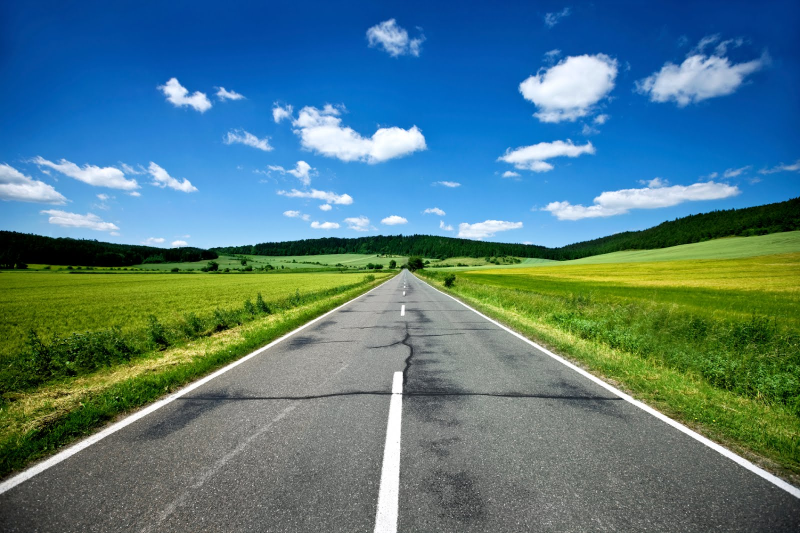
#> input picture opencv/openroad.jpg, 1600 x 1066 px (shown at 1/2 size)
$ python hough_lines_ex1.py   (Python 2 division)
#> lines starting #> are read from the running program, lines starting #| are printed output that depends on the picture; after the words box and inside, x2 and y2 are one past the last pixel; in counts of white or black regions, pixels touching at a corner belong together
#!/usr/bin/env python
# -*- coding: utf-8 -*-
#Created by Chukwunyere Igbokwe on December 13, 2016 by 9:12 PM

import numpy as np
import cv2
import matplotlib.pyplot as plt


def skeletonize(image, size, structuring=cv2.MORPH_RECT):
    # determine the area (i.e. total number of pixels in the image),
    # initialize the output skeletonized image, and construct the
    # morphological structuring element
    area = image.shape[0] * image.shape[1]
    skeleton = np.zeros(image.shape, dtype="uint8")
    elem = cv2.getStructuringElement(structuring, size)

    # keep looping until the erosions remove all pixels from the
    # image
    while True:
        # erode and dilate the image using the structuring element
        eroded = cv2.erode(image, elem)
        temp = cv2.dilate(eroded, elem)

        # subtract the temporary image from the original, eroded
        # image, then take the bitwise 'or' between the skeleton
        # and the temporary image
        temp = cv2.subtract(image, temp)
        skeleton = cv2.bitwise_or(skeleton, temp)
        image = eroded.copy()

        # if there are no more 'white' pixels in the image, then
        # break from the loop
        if area == area - cv2.countNonZero(image):
            break

    # return the skeletonized image
    return skeleton


img = cv2.imread('openroad.jpg')
#> img is the input picture: shape (1066, 1600, 3); mean B, G, R 129.2, 122.2, 82.4
print img.dtype
#| uint8
pts1 = np.float32( [[0,img.shape[0]],[0,img.shape[0]/2],[img.shape[1],img.shape[0]],[img.shape[1],img.shape[0]/2]])

# pts1 = np.float32( [[0,img.shape[0]],[0,img.shape[0]/2],[img.shape[1],img.shape[0]],[img.shape[1],img.shape[0]/2]])

# pts2 = np.float32([[0,0],[300,0],[0,300],[300,300]])
pts2 = np.float32( [[0,0],[img.shape[1],0],[0,img.shape[0]],[img.shape[1],img.shape[0]]] )

M = cv2.getPerspectiveTransform(pts1,pts2)
dst = cv2.warpPerspective(img,M,(img.shape[1],img.shape[0]))
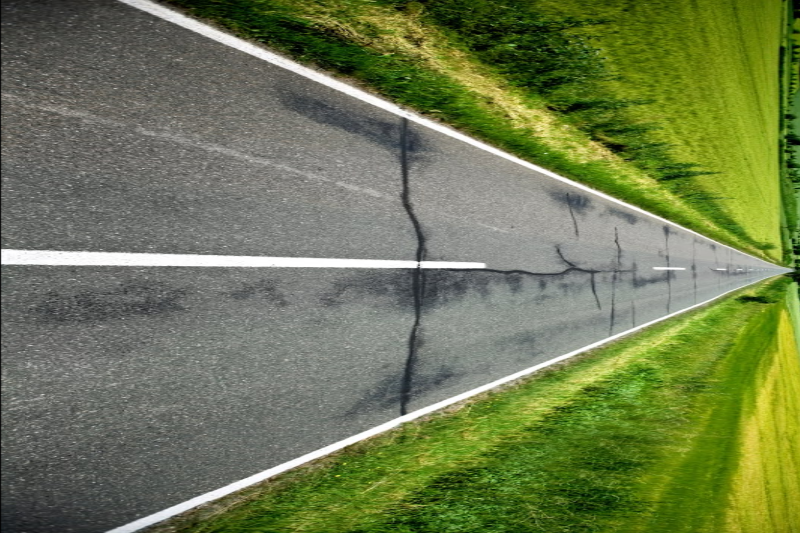
#> dst: shape (1066, 1600, 3) (shown at 1/2 size); mean B, G, R 80, 121.9, 110.2
hsv = cv2.cvtColor(img,cv2.COLOR_BGR2HSV)
#> hsv: shape (1066, 1600, 3); mean H, S, V 71.8, 144.2, 153.2


gray = cv2.cvtColor(img,cv2.COLOR_BGR2GRAY)
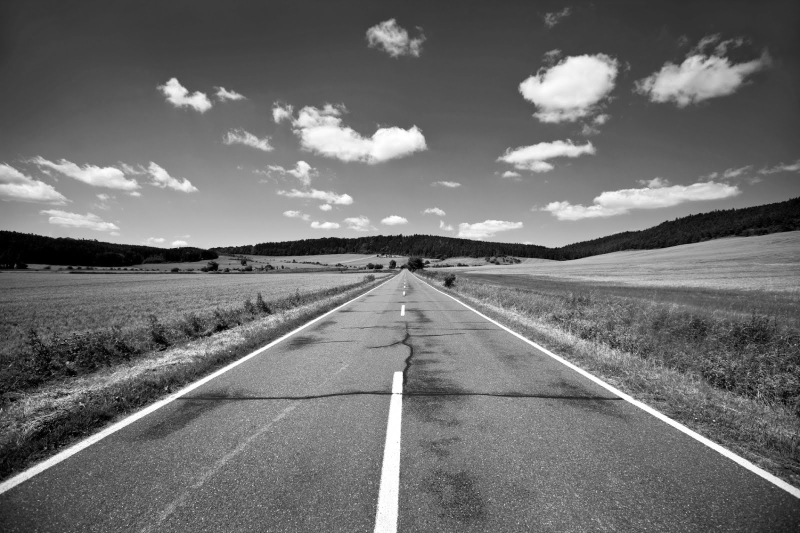
#> gray: shape (1066, 1600) (shown at 1/2 size); min 0, max 255, mean 111.1
equ = cv2.equalizeHist(gray)
blur = cv2.GaussianBlur(equ, (15,15), 0)
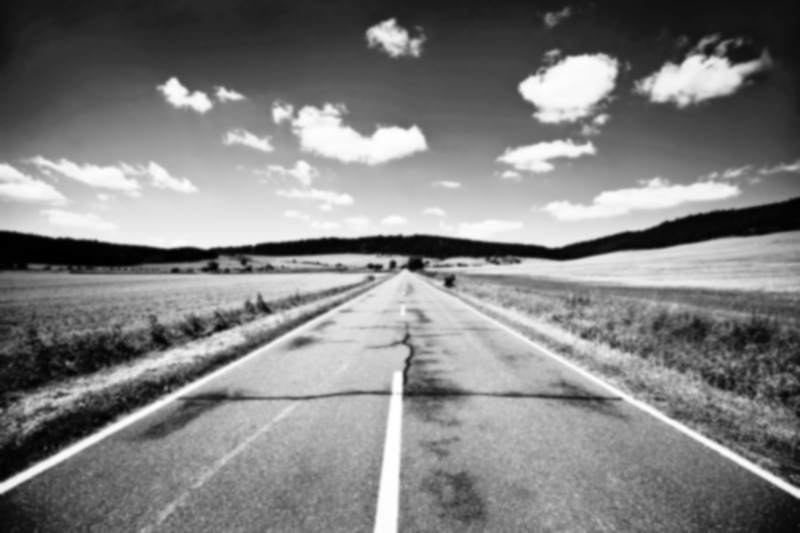
#> blur: shape (1066, 1600) (shown at 1/2 size); min 0, max 255, mean 128
ret, thresh = cv2.threshold(blur, 224, 255, cv2.THRESH_BINARY)
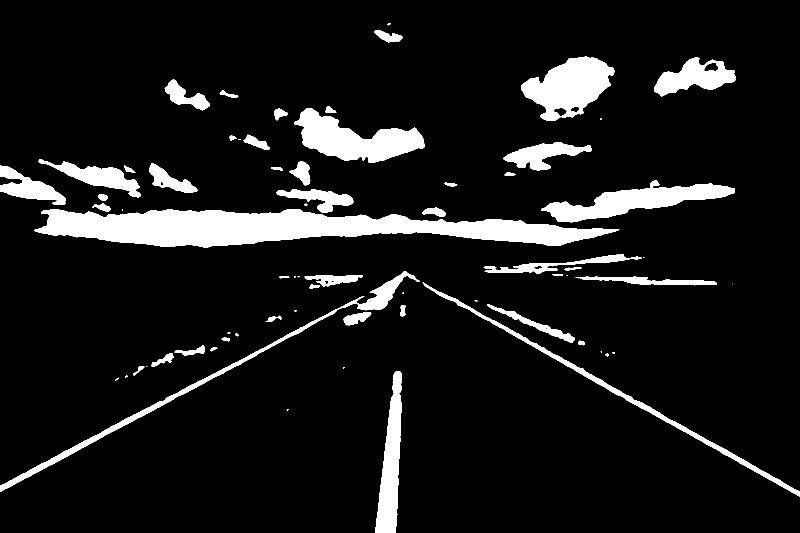
#> thresh: shape (1066, 1600) (shown at 1/2 size); 9.7% white; 69 white regions (19 under 20 px), largest, box (x1, y1, x2, y2) and area: (68, 418, 1239, 495) 51713, (588, 217, 850, 326) 14320, (1042, 113, 1229, 241) 13889
# contours,hier = cv2.findContours(thresh,cv2.RETR_LIST,cv2.CHAIN_APPROX_SIMPLE)
# cnt = contours[0]
# edges = cv2.Canny(thresh,50,150,apertureSize = 3,L2gradient=True)
edges = cv2.Canny(thresh, (0.5* ret), ret, apertureSize=3, L2gradient=True)
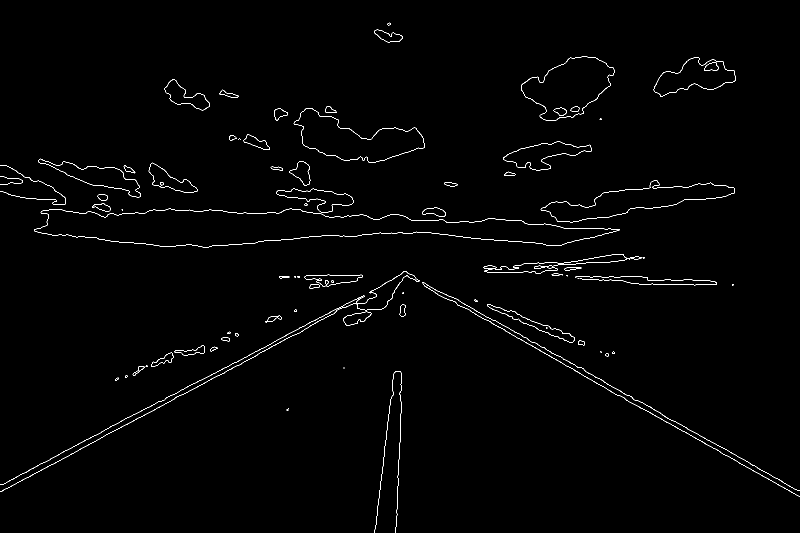
#> edges: shape (1066, 1600) (shown at 1/2 size); 0.96% white in thin lines or dots
skel = skeletonize(thresh,(3,3))
#> after the loop in skeletonize, `while True:`: eroded: shape (1066, 1600); every value is 0
#> after the loop in skeletonize, `while True:`:
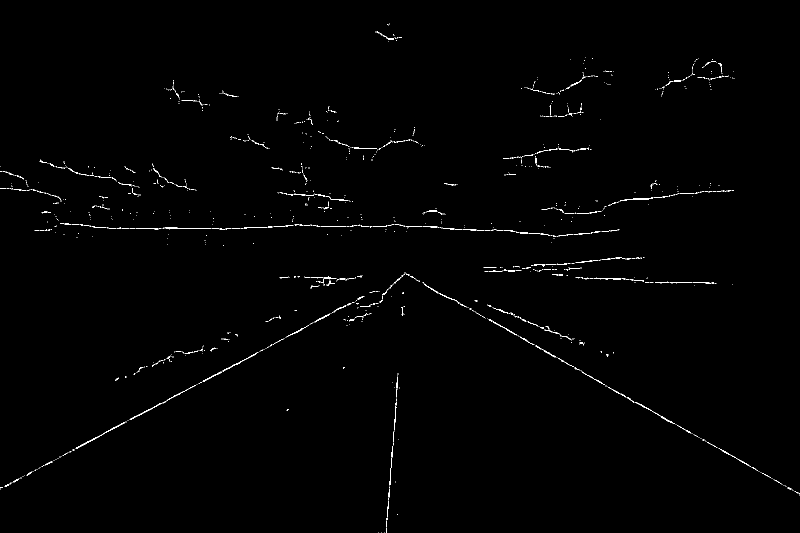
#> skeleton: shape (1066, 1600) (shown at 1/2 size); 0.65% white in thin lines or dots

# [7 lines of commented-out code are left out]


minLineLength = 150
maxLineGap = 15
lines = cv2.HoughLinesP(skel,1,np.pi/180,50,minLineLength=minLineLength,maxLineGap=maxLineGap)
#> lines = [[489, 718, 740, 584], [1074, 694, 1493, 927], [262, 839, 744, 583], [1193, 761, 1598, 986], [890, 591, 1212, 770], [778, 994, 795, 749], [139, 902, 294, 820], [0, 977, 388, 771], [974, 610, 1142, 678], [772, 1065, 783, 904]]

for x1,y1,x2,y2 in lines[0]:
    cv2.line(img,(x1,y1),(x2,y2),(0,0,255),5)
#> this loop made 1 pass


line_img = np.zeros(img.shape, dtype=np.uint8)

def draw_lines(img, lines, color=(255, 0, 0), thickness=7):
    # TO-DO: refactor and cleanup this function
#> called with lines = array of shape (10, 1, 4), color = (255, 0, 0), thickness = 7
    right_slope = []
    left_slope = []

    left_lines = []
    right_lines = []
    for line in lines:
        for x1, y1, x2, y2 in line:
            m = ((y1 - y2) / float(x1 - x2))  # slope
            # print(m, i)
            if m <= -0.2:
                left_slope.append(m)
                left_lines.append((x1, y1))
            elif m >= 0.2 and m <= 0.88:
                right_slope.append(m)
                right_lines.append((x2, y2))
#> this loop made 10 passes
#> after the loop, left_lines = [(489, 718), (262, 839), (778, 994), (139, 902), (0, 977), (772, 1065)]; left_slope = [-0.534, -0.531, -14.41, -0.529, -0.531, -14.64]; right_lines = [(1493, 927), (1598, 986), (1212, 770), (1142, 678)]; right_slope = [0.556, 0.556, 0.556, 0.405]

    # average left and right slopes
    right_slope = sorted(right_slope)[int(len(right_slope) / 2.0)]
#> right_slope = 0.556
    left_slope = sorted(left_slope)[int(len(left_slope) / 2.0)]
#> left_slope = -0.531

    start_left_y = sorted([line[1] for line in left_lines])[int(len(left_lines) / 2.0)]
#> start_left_y = 977
    start_left_x = [line[0] for line in left_lines if line[1] == start_left_y][0]
#> start_left_x = 0

    start_right_y = sorted([line[1] for line in right_lines])[int(len(right_lines) / 2.0)]
#> start_right_y = 927
    start_right_x = [line[0] for line in right_lines if line[1] == start_right_y][0]
#> start_right_x = 1493

    # next we extend to the car
    end_left_x = int((img.shape[1] - start_left_y) / left_slope) + start_left_x
#> end_left_x = -1172
    end_right_x = int((img.shape[1] - start_right_y) / right_slope) + start_right_x
#> end_right_x = 2703

    cv2.line(img, (start_left_x, start_left_y), (end_left_x, img.shape[1]), color, thickness)
    cv2.line(img, (start_right_x, start_right_y), (end_right_x, img.shape[1]), color, thickness)
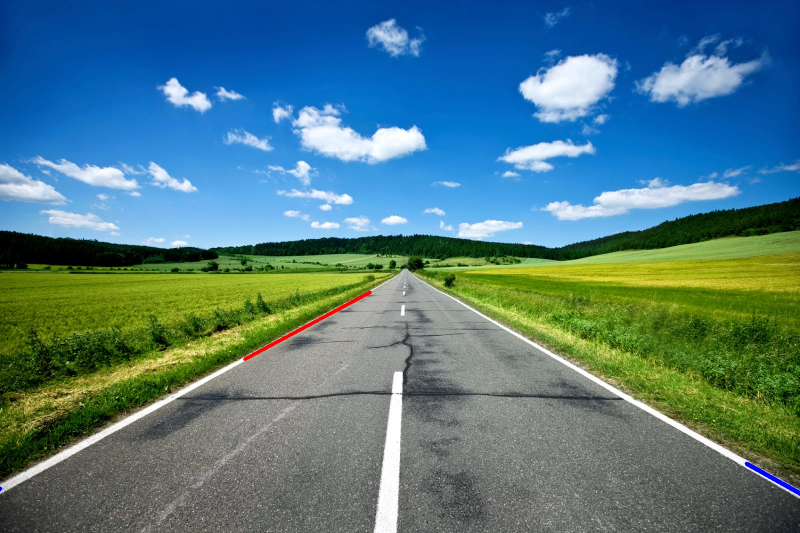
#> img: shape (1066, 1600, 3) (shown at 1/2 size); mean B, G, R 128.9, 121.8, 82.3


draw_lines(img,lines)


# [22 lines of commented-out code are left out]
cv2.imshow('transformed image',img)
# [7 lines of commented-out code are left out]
cv2.waitKey(0)
cv2.destroyAllWindows()


cv2.waitKey(0)
cv2.destroyAllWindows()
